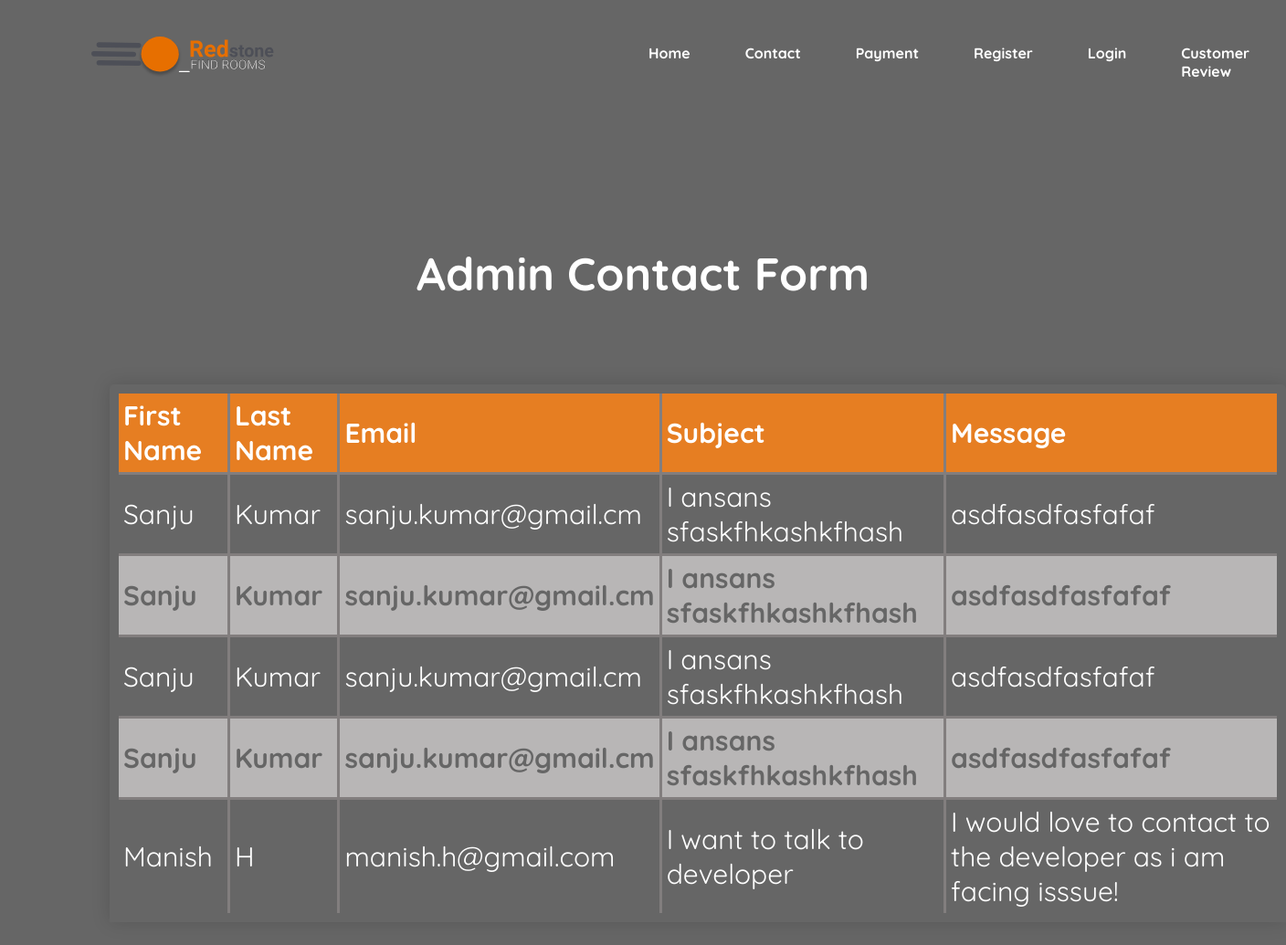
Screenshot of /rp/admin/contact.php with the database file from the repository.
### tables this page shows
CREATE TABLE `contact` (
  `userid` int(11) NOT NULL,
  `firstname` varchar(30) NOT NULL,
  `lastname` varchar(30) NOT NULL,
  `email` varchar(30) NOT NULL,
  `subject` varchar(100) NOT NULL,
  `message` varchar(200) NOT NULL
);

### rp/admin/contact.php (the view, shortened to what this page needs)
<!DOCTYPE html>
<html lang="en">
<head>
    <link rel='stylesheet' href='admin.css'/>
</head>
<body>
	<nav>
		<img src="log.svg" alt="Redstone" style="width: 200px; margin:40px 0px 0px 100px;"class="logo">
		<ul>
			<li><a href='../index.php'>Home</a></li>
			<li><a href='contact.php'>Contact</a></li>
			<li><a href='payment.php'>Payment</a></li>
			<li><a href='register.php'>Register</a></li>
			<li><a href='login.php'>Login</a></li>
			<li><a href='customer_review.php'>Customer Review</a></li>
		</ul>
	</nav>
	<h1 style='text-align:center;margin-top:150px; font-size:50px; color:white;'>Admin Contact Form</h1>
	<div class="container">
	<table class='content-table' style='margin-left:120px; margin-top:90px; font-size:30px;border:10px solid white;color:white;'>
		<thead>
			<tr>
				<th>First Name</th>
				<th>Last Name</th>
				<th>Email</th>
				<th>Subject</th>
				<th>Message</th>
			</tr>
		</thead>
		<tbody>
			<?php
			$connection = mysqli_connect('localhost','root','','redstonepro');
			$query='SELECT * FROM contact';
			$qryobj = mysqli_query($connection,$query);
			while($row=mysqli_fetch_assoc($qryobj))
			{
			echo '<tr>';
			echo '<td>'.$row['firstname'].'</td>';
			echo '<td>'.$row['lastname'].'</td>';
			echo '<td>'.$row['email'].'</td>';
			echo '<td>'.$row['subject'].'</td>';
			echo '<td>'.$row['message'].'</td>';
			echo '</tr>';
		    }
			?>
		</tbody>
	</table>
	</div>
</body>
</html>

### rp/admin/admin.css (style rules this page uses)
body { margin:0; padding:0; font-family: 'Quicksand','san-serif'; background-image:linear-gradient(rgba(0,0,0,0.6),rgba(0,0,0,0.6)),url(contact2.jpg); background-size:cover; }
table, th, td { border: 3px solid #827e7e; padding:5px; }
.content-table { border-collapse: collapse; margin:25px 0; font-size:0.9em; min-width: 600px; border-radius:5px 5px 0 0 ; overflow:hidden; box-shadow: 0 0 20px rgba(0,0,0,0.15); }
.content-table thead tr { background-color:#e67e22; color:#fff; text-align:left; font-weight:bold; }
.content-table tbody tr { border-bottom:1px solid #dddddd; }
.content-table tbody tr:nth-of-type(even) { background-color:#b8b6b6; color:#666666; font-weight: bold; }

### rp/admin/contact.php (style rules this page uses)
nav ul { margin-left:40em; margin-top:-70px; font-weight:bold; display: flex; text-decoration: none; }
nav ul li { padding:30px; color:white; list-style: none; }
nav ul li a { text-decoration: none; color:white; }

### rows the page displays
contact: firstname "Sanju", lastname "Kumar", email "sanju.kumar@gmail.cm", subject "I ansans sfaskfhkashkfhash", message "asdfasdfasfafaf"
contact: firstname "Sanju", lastname "Kumar", email "sanju.kumar@gmail.cm", subject "I ansans sfaskfhkashkfhash", message "asdfasdfasfafaf"
contact: firstname "Sanju", lastname "Kumar", email "sanju.kumar@gmail.cm", subject "I ansans sfaskfhkashkfhash", message "asdfasdfasfafaf"
contact: firstname "Sanju", lastname "Kumar", email "sanju.kumar@gmail.cm", subject "I ansans sfaskfhkashkfhash", message "asdfasdfasfafaf"
contact: firstname "Manish", lastname "H", email "manish.h@gmail.com", subject "I want to talk to developer", message "I would love to contact to the developer as i am facing isssue!"
